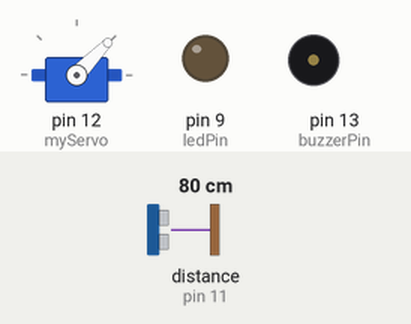
Recording of a sketch running on a simulated Arduino Uno, built with avr-gcc and run on an emulated ATmega328P. Shown: servo, output pins drawn as LEDs (lit = HIGH), buzzer (waves = sounding, pin HIGH). Wiring (inferred from the names in the program): ultrasonic range finder: trigger pin 10; echo pin 11. Dashed ring = blinking. The inputs (shaded band) are chosen by the test bench; at power-on: distance to the obstacle (sensor on pin 11) 80 cm. The echo pulse lasts 58.3 µs per cm; pins used as bus, display or sensor lines are not drawn; what the sketch prints to the serial monitor is not drawn.

Above: at 1.2 s.
1.3 s: distance to the obstacle (sensor on pin 11) set to 2 cm
4.3 s: distance to the obstacle (sensor on pin 11) set to 9 cm
At 5.2 s:
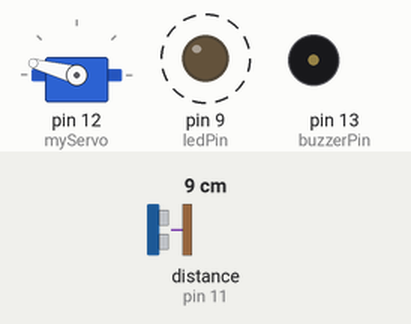
7.3 s: distance to the obstacle (sensor on pin 11) set to 60 cm
At 8.1 s:
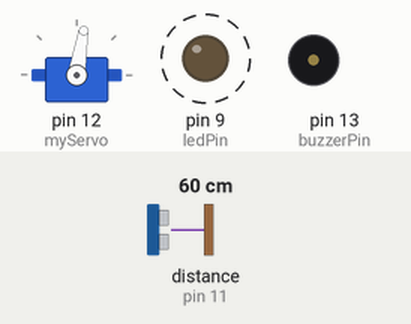
10.3 s: distance to the obstacle (sensor on pin 11) set to 12 cm
At 10.5 s:
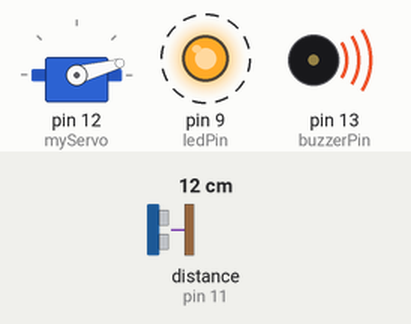
13.3 s: distance to the obstacle (sensor on pin 11) set to 168 cm
At 13.57 s:
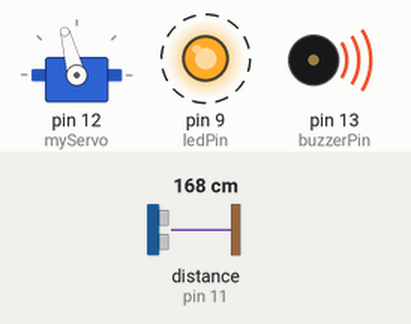
16.3 s: distance to the obstacle (sensor on pin 11) set to 4 cm
Timing chart, 0 to 20.3 s (numbered marks = the images above; inputs shaded):
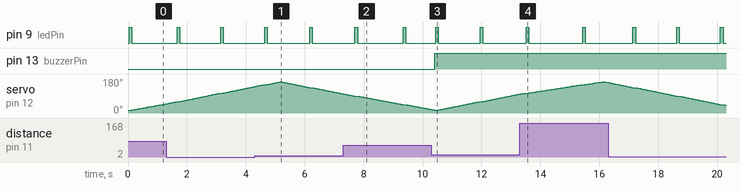

Measured:
- after the input at 7.3 s, pin 13 (buzzerPin): stays LOW (without the input it goes to HIGH after 2.9 s)
- after the input at 10.3 s, pin 13 (buzzerPin): LOW → HIGH after 0.11 s
- after the input at 13.3 s, pin 9 (ledPin): alternates HIGH for 0.09 s and LOW for 1.8 s, starting after 0.22 s
- by itself, pin 9 (ledPin): alternates HIGH for 0.09 s and LOW for 1.4 s

The sketch:

radar_system.ino
```cpp
// Includes the Servo library
#include <Servo.h>

// Defines Trig and Echo pins of the Ultrasonic Sensor
const int trigPin = 10;
const int echoPin = 11;
const int buzzerPin = 13;
const int ledPin = 9;

const int thresholdDistance = 20;
bool buzzerOn = false;

// Variables for the duration and the distance
long duration;
int distance;
Servo myServo; // Creates a servo object for controlling the servo motor

void setup() {
  pinMode(trigPin, OUTPUT); // Sets the trigPin as an Output
  pinMode(echoPin, INPUT); // Sets the echoPin as an Input
  pinMode(buzzerPin, OUTPUT);
  pinMode(ledPin, OUTPUT);
  Serial.begin(9600);
  myServo.attach(12); // Defines on which pin the servo motor is attached
  myServo.write(90);
}

void loop() {
  // Rotate the servo motor from 15 to 165 degrees
  for (int i = 15; i <= 165; i++) {
    myServo.write(i);
    delay(30);
    distance = calculateDistance();
    Serial.print(i);
    Serial.print(",");
    Serial.print(distance);
    Serial.print(".");

    // Radar LED Blink at end of the sweep (15 and 165 degrees)
    if (i == 60 || i == 15 || i == 105 || i == 150) {
      digitalWrite(ledPin, HIGH);
      delay(90);
      digitalWrite(ledPin, LOW);
    }
  }

  // Repeats the previous lines from 165 to 15 degrees
  for (int i = 165; i > 15; i--) {
    myServo.write(i);
    delay(30);
    distance = calculateDistance();
    Serial.print(i);
    Serial.print(",");
    Serial.print(distance);
    Serial.print(".");

    // Radar LED Blink at end of the sweep (15 and 165 degrees)
    if (i == 135 || i == 90 || i == 45) {
      digitalWrite(ledPin, HIGH);
      delay(90);
      digitalWrite(ledPin, LOW);
    }
  }

  // BUZZER CODE
  if(distance <  thresholdDistance) {
    if(!buzzerOn) {
      digitalWrite(buzzerPin, HIGH);
      buzzerOn = true;
    }
  } else {
    if(buzzerOn) {
      digitalWrite(buzzerPin, LOW);
      buzzerOn = false;
    }
  }
  /*
  if (distance < 20) { // Adjust the threshold as needed
    digitalWrite(buzzerPin, HIGH); // Turn on the buzzer
  } else {
    digitalWrite(buzzerPin, LOW); // Turn off the buzzer
  }*/
}

// Function for calculating the distance measured by the Ultrasonic sensor
int calculateDistance() {
  digitalWrite(trigPin, LOW);
  delayMicroseconds(2);
  digitalWrite(trigPin, HIGH);
  delayMicroseconds(10);
  digitalWrite(trigPin, LOW);
  duration = pulseIn(echoPin, HIGH); // Reads the echoPin, returns the sound wave travel time in microseconds
  distance = duration * 0.034 / 2; // Calculate the distance
  return distance;
}
```
